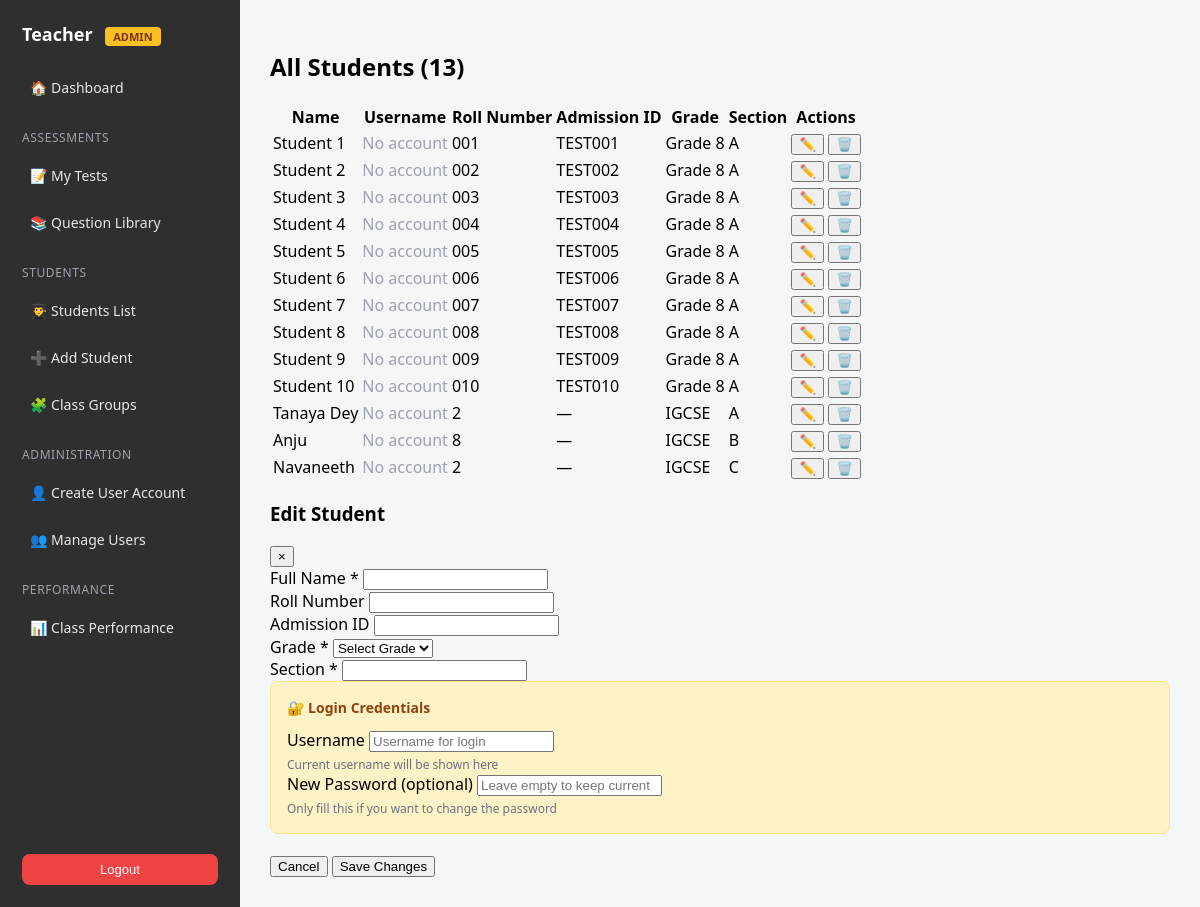
The page /teacher/students/ (signed in) on the database its author committed.
### core/models.py (models this page shows, shortened)
class Student(models.Model):
    full_name = models.CharField(max_length=200)
    roll_number = models.CharField(max_length=50, blank=True)
    admission_id = models.CharField(max_length=50, blank=True)
    grade = models.ForeignKey(Grade, on_delete=models.CASCADE)
    section = models.CharField(max_length=10)  # A, B, C
    school = models.ForeignKey(School, on_delete=models.CASCADE, null=True, blank=True)  # Added
    created_by = models.ForeignKey(User, on_delete=models.CASCADE)
    created_at = models.DateTimeField(auto_now_add=True)
    class Meta:
        unique_together = ("grade", "section", "roll_number", "school")  # Updated
        ordering = ["school", "grade", "section", "roll_number"]

class Grade(models.Model):
    name = models.CharField(max_length=50)
    class Meta:
        ordering = ["name"]
        verbose_name = "Grade"
        verbose_name_plural = "Grades"

### core/views.py (the view)
# urls.py: path("teacher/students/", views.students_list, name="students_list"),
@login_required
def students_list(request):
    school = get_user_school(request.user)
    students = Student.objects.filter(school=school)
    return render(request, "teacher/students/students_list.html", {
        "students": students,
        "school": school
    })

### core/views.py (called while the page is built)
def get_user_school(user):
    try:
        return user.profile.school
    except:
        return None

### core/templates/teacher/students/students_list.html (shortened to what this page needs)
{% extends "teacher/teacher_base.html" %}
{% block content %}
<div class="students-container">
  <div class="students-table-container">
    <div class="table-header">
      <h2>All Students ({{ students|length }})</h2>
    </div>
    {% if students %}
      <table class="students-table">
        <thead>
          <tr>
            <th>Name</th>
            <th>Username</th>
            <th>Roll Number</th>
            <th>Admission ID</th>
            <th>Grade</th>
            <th>Section</th>
            <th>Actions</th>
          </tr>
        </thead>
        <tbody id="studentsTableBody">
          {% for student in students %}
            <tr data-student-id="{{ student.id }}">
              <td>
                <span class="student-name">{{ student.full_name }}</span>
              </td>
              <td>
                {% if student.user %}
                  <span class="username-badge">{{ student.user.username }}</span>
                {% else %}
                  <span style="color: #9ca3af;">No account</span>
                {% endif %}
              </td>
              <td>{{ student.roll_number|default:"—" }}</td>
              <td>{{ student.admission_id|default:"—" }}</td>
              <td>
                <span class="badge badge-grade">{{ student.grade.name }}</span>
              </td>
              <td>
                <span class="badge badge-section">{{ student.section }}</span>
              </td>
              <td>
                <div class="action-buttons">
                  <button class="icon-btn" onclick="editStudent({{ student.id }})" title="Edit">
                    ✏️
                  </button>
                  <button class="icon-btn delete" onclick="deleteStudent({{ student.id }})" title="Delete">
                    🗑️
                  </button>
                </div>
              </td>
            </tr>
          {% endfor %}
        </tbody>
      </table>
    {% endif %}
  </div>
</div>
<div class="modal" id="editModal">
  <div class="modal-content">
    <div class="modal-header">
      <h3>Edit Student</h3>
      <button type="button" class="close-btn" onclick="closeEditModal()">×</button>
    </div>
    <form id="editStudentForm">
      <div class="form-group">
        <label>Full Name *</label>
        <input type="text" id="editFullName" required>
      </div>
      <div class="form-group">
        <label>Roll Number</label>
        <input type="text" id="editRollNumber">
      </div>
      <div class="form-group">
        <label>Admission ID</label>
        <input type="text" id="editAdmissionId">
      </div>
      <div class="form-group">
        <label>Grade *</label>
        <select id="editGrade" required>
          <option value="">Select Grade</option>
        </select>
      </div>
      <div class="form-group">
        <label>Section *</label>
        <input type="text" id="editSection" required>
      </div>
      <div class="credentials-section">
        <h4>🔐 Login Credentials</h4>
        <div class="form-group">
          <label>Username</label>
          <input type="text" id="editUsername" placeholder="Username for login">
          <small style="color: #6b7280; font-size: 12px; display: block; margin-top: 4px;">
            Current username will be shown here
          </small>
        </div>
        <div class="form-group">
          <label>New Password (optional)</label>
          <input type="password" id="editPassword" placeholder="Leave empty to keep current">
          <small style="color: #6b7280; font-size: 12px; display: block; margin-top: 4px;">
            Only fill this if you want to change the password
          </small>
        </div>
      </div>
      <div class="modal-actions">
        <button type="button" class="btn secondary" onclick="closeEditModal()">
          Cancel
        </button>
        <button type="submit" class="btn primary">
          Save Changes
        </button>
      </div>
    </form>
  </div>
</div>
{% endblock %}

### core/templates/teacher/teacher_base.html (style rules this page uses)
body { margin: 0; font-family: system-ui, -apple-system, BlinkMacSystemFont; background: #f4f6f8; }

### core/templates/teacher/students/students_list.html (style rules this page uses)
.credentials-section { background: #fef3c7; border-radius: 8px; padding: 16px; margin-bottom: 20px; border: 1px solid #fde68a; }
.credentials-section h4 { margin: 0 0 12px 0; color: #92400e; font-size: 14px; display: flex; align-items: center; gap: 6px; }

### rows shown on the page
Student: full_name "Student 1", roll_number "001", admission_id "TEST001", grade.name "Grade 8", section "A"
Student: full_name "Student 2", roll_number "002", admission_id "TEST002", grade.name "Grade 8", section "A"
Student: full_name "Student 3", roll_number "003", admission_id "TEST003", grade.name "Grade 8", section "A"
Student: full_name "Student 4", roll_number "004", admission_id "TEST004", grade.name "Grade 8", section "A"
Student: full_name "Student 5", roll_number "005", admission_id "TEST005", grade.name "Grade 8", section "A"
Student: full_name "Student 6", roll_number "006", admission_id "TEST006", grade.name "Grade 8", section "A"
Student: full_name "Student 7", roll_number "007", admission_id "TEST007", grade.name "Grade 8", section "A"
Student: full_name "Student 8", roll_number "008", admission_id "TEST008", grade.name "Grade 8", section "A"
Student: full_name "Student 9", roll_number "009", admission_id "TEST009", grade.name "Grade 8", section "A"
Student: full_name "Student 10", roll_number "010", admission_id "TEST010", grade.name "Grade 8", section "A"
Student: full_name "Tanaya Dey", roll_number "2", admission_id "—", grade.name "IGCSE", section "A"
Student: full_name "Anju", roll_number "8", admission_id "—", grade.name "IGCSE", section "B"
Student: full_name "Navaneeth", roll_number "2", admission_id "—", grade.name "IGCSE", section "C"

### other values the page prints
{{ students|length }} "13"
